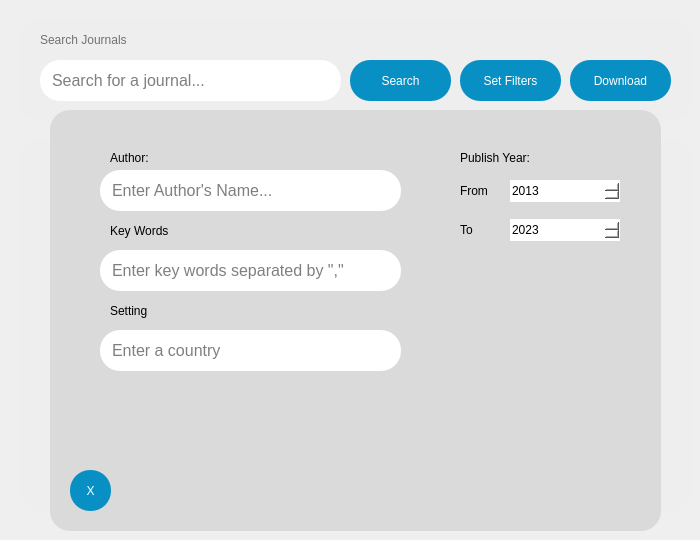
   <widget class="QWidget" name="searchPage">
    <widget class="QWidget" name="setFiltersPage" native="true">
     <property name="enabled">
      <bool>true</bool>
     </property>
     <property name="geometry">
      <rect>
       <x>50</x>
       <y>110</y>
       <width>611</width>
       <height>421</height>
      </rect>
     </property>
     <property name="styleSheet">
      <string notr="true">QWidget{
	border-radius: 20px;   
	
	background-color: rgb(218, 218, 218);
}</string>
     </property>
     <widget class="QLabel" name="authorLabel">
      <property name="geometry">
       <rect>
        <x>60</x>
        <y>40</y>
        <width>61</width>
        <height>16</height>
       </rect>
      </property>
      <property name="styleSheet">
       <string notr="true">font: 700 12pt;</string>
      </property>
      <property name="text">
       <string>Author:</string>
      </property>
     </widget>
     <widget class="QLabel" name="publishYearLabel">
      <property name="geometry">
       <rect>
        <x>410</x>
        <y>40</y>
        <width>101</width>
        <height>16</height>
       </rect>
      </property>
      <property name="styleSheet">
       <string notr="true">font: 700 12pt;</string>
      </property>
      <property name="text">
       <string>Publish Year:</string>
      </property>
     </widget>
     <widget class="QLabel" name="settingLabel">
      <property name="geometry">
       <rect>
        <x>60</x>
        <y>190</y>
        <width>61</width>
        <height>21</height>
       </rect>
      </property>
      <property name="styleSheet">
       <string notr="true">font: 700 12pt;</string>
      </property>
      <property name="text">
       <string>Setting</string>
      </property>
     </widget>
     <widget class="QLabel" name="keyWordsLabel">
      <property name="geometry">
       <rect>
        <x>60</x>
        <y>110</y>
        <width>81</width>
        <height>21</height>
       </rect>
      </property>
      <property name="styleSheet">
       <string notr="true">font: 700 12pt;</string>
      </property>
      <property name="text">
       <string>Key Words</string>
      </property>
     </widget>
     <widget class="QLineEdit" name="authorName">
      <property name="geometry">
       <rect>
        <x>50</x>
        <y>60</y>
        <width>301</width>
        <height>41</height>
       </rect>
      </property>
      <property name="styleSheet">
       <string notr="true">QLineEdit{
	background-color: rgb(255, 255, 255);
	font: 12pt;
	padding-left: 10px;
	border-radius: 20px;  
}
</string>
      </property>
      <property name="placeholderText">
       <string>Enter Author's Name...</string>
      </property>
     </widget>
     <widget class="QDateEdit" name="publishYearFrom">
      <property name="geometry">
       <rect>
        <x>460</x>
        <y>70</y>
        <width>110</width>
        <height>22</height>
       </rect>
      </property>
      <property name="styleSheet">
       <string notr="true">QDateEdit{
	
	background-color: rgb(255, 255, 255);
}</string>
      </property>
      <property name="dateTime">
       <datetime>
        <hour>0</hour>
        <minute>0</minute>
        <second>0</second>
        <year>2014</year>
        <month>1</month>
        <day>1</day>
       </datetime>
      </property>
      <property name="displayFormat">
       <string>yyyy</string>
      </property>
      <property name="date">
       <date>
        <year>2013</year>
        <month>12</month>
        <day>31</day>
       </date>
      </property>
     </widget>
     <widget class="QLineEdit" name="keyWords">
      <property name="geometry">
       <rect>
        <x>50</x>
        <y>140</y>
        <width>301</width>
        <height>41</height>
       </rect>
      </property>
      <property name="styleSheet">
       <string notr="true">QLineEdit{
	background-color: rgb(255, 255, 255);
	font: 12pt;
	padding-left: 10px;
	border-radius: 20px;  
}
</string>
      </property>
      <property name="text">
       <string/>
      </property>
      <property name="placeholderText">
       <string>Enter key words separated by &quot;,&quot;</string>
      </property>
     </widget>
     <widget class="QLineEdit" name="setting">
      <property name="geometry">
       <rect>
        <x>50</x>
        <y>220</y>
        <width>301</width>
        <height>41</height>
       </rect>
      </property>
      <property name="styleSheet">
       <string notr="true">QLineEdit{
	background-color: rgb(255, 255, 255);
	font: 12pt;
	padding-left: 10px;
	border-radius: 20px;  
}
</string>
      </property>
      <property name="text">
       <string/>
      </property>
      <property name="placeholderText">
       <string>Enter a country</string>
      </property>
     </widget>
     <widget class="QPushButton" name="setFiltersCloseButton">
      <property name="geometry">
       <rect>
        <x>20</x>
        <y>360</y>
        <width>41</width>
        <height>41</height>
       </rect>
      </property>
      <property name="styleSheet">
       <string notr="true">QWidget{
	
	background-color: rgb(8, 144, 196);
}

QPushButton{
	color:white;
	font: 700 10pt;
	border: none;
}

/*
QPushButton:Hover{
	background-color: rgb(56, 177, 224);
}
*/</string>
      </property>
      <property name="text">
       <string>X</string>
      </property>
      <property name="checkable">
       <bool>true</bool>
      </property>
      <property name="checked">
       <bool>false</bool>
      </property>
      <property name="autoRepeat">
       <bool>false</bool>
      </property>
      <property name="autoExclusive">
       <bool>true</bool>
      </property>
     </widget>
     <widget class="QLabel" name="publishYearFromLabel">
      <property name="geometry">
       <rect>
        <x>410</x>
        <y>71</y>
        <width>41</width>
        <height>20</height>
       </rect>
      </property>
      <property name="styleSheet">
       <string notr="true">font: 700 12pt;</string>
      </property>
      <property name="text">
       <string>From</string>
      </property>
     </widget>
     <widget class="QDateEdit" name="publishYearTo">
      <property name="geometry">
       <rect>
        <x>460</x>
        <y>109</y>
        <width>110</width>
        <height>22</height>
       </rect>
      </property>
      <property name="styleSheet">
       <string notr="true">QDateEdit{
	
	background-color: rgb(255, 255, 255);
}</string>
      </property>
      <property name="dateTime">
       <datetime>
        <hour>0</hour>
        <minute>0</minute>
        <second>0</second>
        <year>2024</year>
        <month>1</month>
        <day>1</day>
       </datetime>
      </property>
      <property name="displayFormat">
       <string>yyyy</string>
      </property>
      <property name="date">
       <date>
        <year>2023</year>
        <month>12</month>
        <day>31</day>
       </date>
      </property>
     </widget>
     <widget class="QLabel" name="publishYearToLabel">
      <property name="geometry">
       <rect>
        <x>410</x>
        <y>110</y>
        <width>41</width>
        <height>20</height>
       </rect>
      </property>
      <property name="styleSheet">
       <string notr="true">font: 700 12pt;</string>
      </property>
      <property name="text">
       <string>To</string>
      </property>
     </widget>
    </widget>
    <widget class="QWidget" name="uploadJournal_2" native="true">
     <property name="geometry">
      <rect>
       <x>20</x>
       <y>20</y>
       <width>671</width>
       <height>101</height>
      </rect>
     </property>
     <property name="styleSheet">
      <string notr="true">QWidget{
	background-color: rgb(238, 238, 238);
	border-radius: 20px;
}</string>
     </property>
     <widget class="QLabel" name="searchJournalsLabel">
      <property name="geometry">
       <rect>
        <x>20</x>
        <y>10</y>
        <width>201</width>
        <height>20</height>
       </rect>
      </property>
      <property name="styleSheet">
       <string notr="true">QLabel{
	color: rgb(113, 113, 113);
	
	font: 700 12pt
	
}</string>
      </property>
      <property name="text">
       <string>Search Journals</string>
      </property>
     </widget>
     <widget class="QLineEdit" name="elsevierQuery">
      <property name="geometry">
       <rect>
        <x>20</x>
        <y>40</y>
        <width>301</width>
        <height>41</height>
       </rect>
      </property>
      <property name="styleSheet">
       <string notr="true">QLineEdit{
	background-color: rgb(255, 255, 255);
	font: 12pt;
	padding-left: 10px;
}
</string>
      </property>
      <property name="placeholderText">
       <string>Search for a journal...</string>
      </property>
     </widget>
     <widget class="QPushButton" name="downloadElsevierJournals">
      <property name="geometry">
       <rect>
        <x>550</x>
        <y>40</y>
        <width>101</width>
        <height>41</height>
       </rect>
      </property>
      <property name="styleSheet">
       <string notr="true">QPushButton{
	color:white;
	
	font: 700 10pt;
	background-color: rgb(8, 144, 196);
}

QPushButton:Checked{
	
	font: 8pt;
	background-color: rgb(211, 211, 211);
}</string>
      </property>
      <property name="text">
       <string>Download</string>
      </property>
      <property name="checkable">
       <bool>false</bool>
      </property>
      <property name="checked">
       <bool>false</bool>
      </property>
      <property name="autoRepeat">
       <bool>false</bool>
      </property>
      <property name="autoExclusive">
       <bool>false</bool>
      </property>
     </widget>
     <widget class="QPushButton" name="searchElsevierJournals">
      <property name="geometry">
       <rect>
        <x>330</x>
        <y>40</y>
        <width>101</width>
        <height>41</height>
       </rect>
      </property>
      <property name="styleSheet">
       <string notr="true">QPushButton{
	color:white;
	
	font: 700 10pt;
	background-color: rgb(8, 144, 196);
}

QPushButton:Checked{
	
	font: 8pt;
	background-color: rgb(211, 211, 211);
}</string>
      </property>
      <property name="text">
       <string>Search</string>
      </property>
      <property name="checkable">
       <bool>false</bool>
      </property>
      <property name="checked">
       <bool>false</bool>
      </property>
      <property name="autoRepeat">
       <bool>false</bool>
      </property>
      <property name="autoExclusive">
       <bool>false</bool>
      </property>
     </widget>
     <widget class="QPushButton" name="setFiltersButton">
      <property name="geometry">
       <rect>
        <x>440</x>
        <y>40</y>
        <width>101</width>
        <height>41</height>
       </rect>
      </property>
      <property name="styleSheet">
       <string notr="true">QPushButton{
	color:white;
	
	font: 700 10pt;
	background-color: rgb(8, 144, 196);
}
</string>
      </property>
      <property name="text">
       <string>Set Filters</string>
      </property>
      <property name="checkable">
       <bool>true</bool>
      </property>
      <property name="checked">
       <bool>false</bool>
      </property>
      <property name="autoRepeat">
       <bool>false</bool>
      </property>
      <property name="autoExclusive">
       <bool>false</bool>
      </property>
     </widget>
    </widget>
    <widget class="QWidget" name="results" native="true">
     <property name="geometry">
      <rect>
       <x>20</x>
       <y>140</y>
       <width>671</width>
       <height>371</height>
      </rect>
     </property>
     <property name="styleSheet">
      <string notr="true">QWidget{
	background-color: rgb(238, 238, 238);
	border-radius: 20px;
}</string>
     </property>
     <widget class="QLabel" name="resultsLabel">
      <property name="geometry">
       <rect>
        <x>30</x>
        <y>10</y>
        <width>111</width>
        <height>16</height>
       </rect>
      </property>
      <property name="styleSheet">
       <string notr="true">QLabel{
	
	color: rgb(113, 113, 113);
	
	font: 700 12pt
	
}</string>
      </property>
      <property name="text">
       <string>Results</string>
      </property>
     </widget>
     <widget class="QTableWidget" name="searchListTableWidget">
      <property name="geometry">
       <rect>
        <x>30</x>
        <y>50</y>
        <width>621</width>
        <height>301</height>
       </rect>
      </property>
      <property name="styleSheet">
       <string notr="true">QHeaderView::section {
	color: rgb(113, 113, 113);
}
font: 700 12pt</string>
      </property>
      <column>
       <property name="text">
        <string>AUTHOR</string>
       </property>
      </column>
      <column>
       <property name="text">
        <string>TITLE</string>
       </property>
      </column>
      <column>
       <property name="text">
        <string>TYPE</string>
       </property>
      </column>
      <column>
       <property name="text">
        <string>DATE</string>
       </property>
      </column>
     </widget>
    </widget>
    <zorder>uploadJournal_2</zorder>
    <zorder>results</zorder>
    <zorder>setFiltersPage</zorder>
   </widget>
